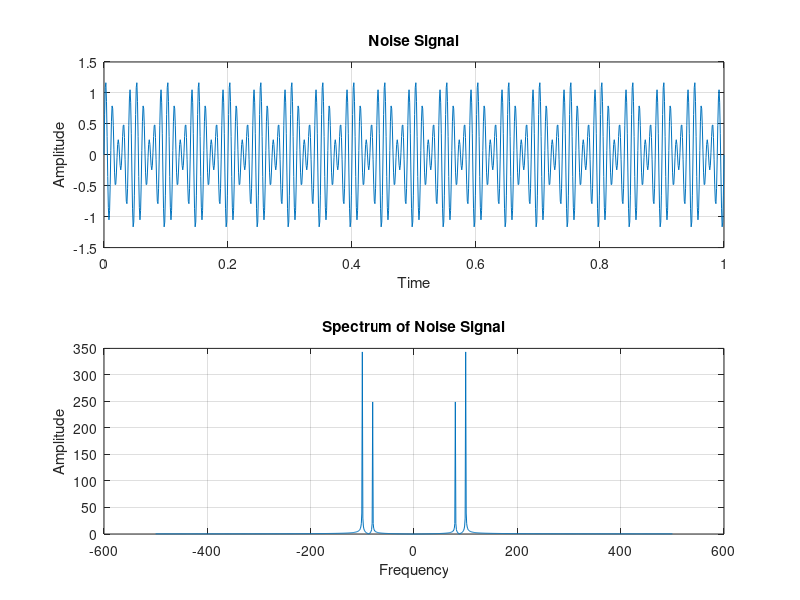

This chart was generated by the following MATLAB code:
t=0:0.001:1;
f1=80;
f2=100;

y1 = 0.5 * sin(2*pi*f1*t);
y2 = 0.7 * sin(2*pi*f2*t);
y = y1 + y2;
figure(1)
subplot(2,1,1)
plot(t,y);
title('Noise Signal');
xlabel('Time');
ylabel('Amplitude');
grid on;

w=-(length(y)-1)/2:(length(y) -1)/2;
x_f = fft(y);
x_fshift = fftshift(x_f);

subplot(2,1,2)
plot(w,abs(x_fshift))
title('Spectrum of Noise Signal');
xlabel('Frequency');
ylabel('Amplitude');
grid on;